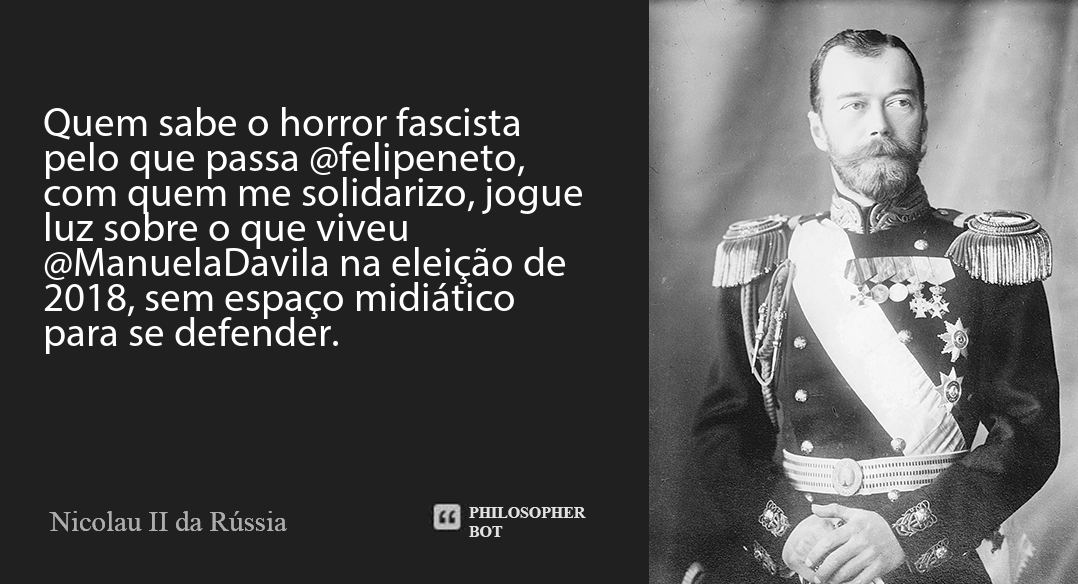

Reproduce this figure in Python.
"""
posting.py
Philosopher Bot
---------------
Created by Caio Madeira (@sudomaidera)
Co-worker: Rodrigo Carmo @rodrigoblock

instagram: @sudomadeira
Twitter: @bot_philospher
Avaliable on Discord too!

"""
import tweepy
import time
from PIL import Image, ImageDraw, ImageFont
import random
import re
import textwrap
from contas import contas_list
from acess_tokens import *
from filosofo_list import filosofo, filosofo_special
from logger_posting import *
from art import *

(tprint("PHILOBOT V2.0"))
time.sleep(2)
log.info("Posting.py v2.0")


def postdiario():
    auth = tweepy.OAuthHandler(acess1, acess2)
    auth.set_access_token(acess3, acess4)
    api = tweepy.API(auth, wait_on_rate_limit=True, wait_on_rate_limit_notify=True)

    img = Image.open('templates/templateNovo2.png')
    txt = "font/myriad.otf"
    fontsize = 1
    W, H = img.size
    blank = Image.new('RGB', (269, 194))
    fonte = ImageFont.truetype("font/myriad.otf", fontsize)
    log.info(img.size)
    log.info(blank.size)

    def obter_tweets(usuario, limite=1):
        resultados = api.user_timeline(screen_name=usuario, count=limite, tweet_mode='extended',
                                       contributor_details=False, include_entities=False, include_rts=False,
                                       trim_user=False, exclude_replies=True)
        tweets = []
        for r in resultados:
            tweet = re.sub(r'http\S+', '', r.full_text)
            tweets.append(tweet.replace('\n', ' '))
            time.sleep(2)
        return tweets

    escrever = ImageDraw.Draw(img)
    tweets = obter_tweets(random.choice(contas_list), limite=1)
    log.info("------------------------")
    log.info("TWEET SELECIONADO:")
    log.info(tweets)
    log.info("Analisando Texto...")

    for status in tweepy.Cursor(api.user_timeline).items(1):
        items = ("\n".join(tweets))
        if items == '':
            log.info('String vazia detectada!')
            log.info('Retornando aos tweets novamente...')
            log.info('----------------------')
            return tweets

        while (fonte.getsize(txt)[0] < blank.size[0]) and (fonte.getsize(txt)[1] < blank.size[1]):
            fontsize += 1
            fonte = ImageFont.truetype("font/myriad.otf", fontsize)

        # ----------------------------------------------------------------------
        fontsize -= 1
        fonte = ImageFont.truetype("font/myriad.otf", fontsize)
        w, h = escrever.textsize(txt, font=fonte)

        escrever.text(xy=(43, 105), text=textwrap.fill(items, 30), fill=(255, 255, 255), font=fonte)

    chance = (random.randint(1, 100))
    if chance <= 10:
        random_philo = random.choice(filosofo_special)
        img.paste(random_philo, (0, 0), random_philo)
        img.save('posting.png')
        api.update_with_media('posting.png')
        log.info("> DAILY POST ENVIADO! <")
        log.info("===================================================")


    elif chance > 10:

        random_philo = random.choice(filosofo)
        img.paste(random_philo, (0, 0), random_philo)
        img.save('posting.png')
        api.update_with_media('posting.png')
        log.info("> DAILY POST ENVIADO! <")
        log.info("===================================================")
    return
